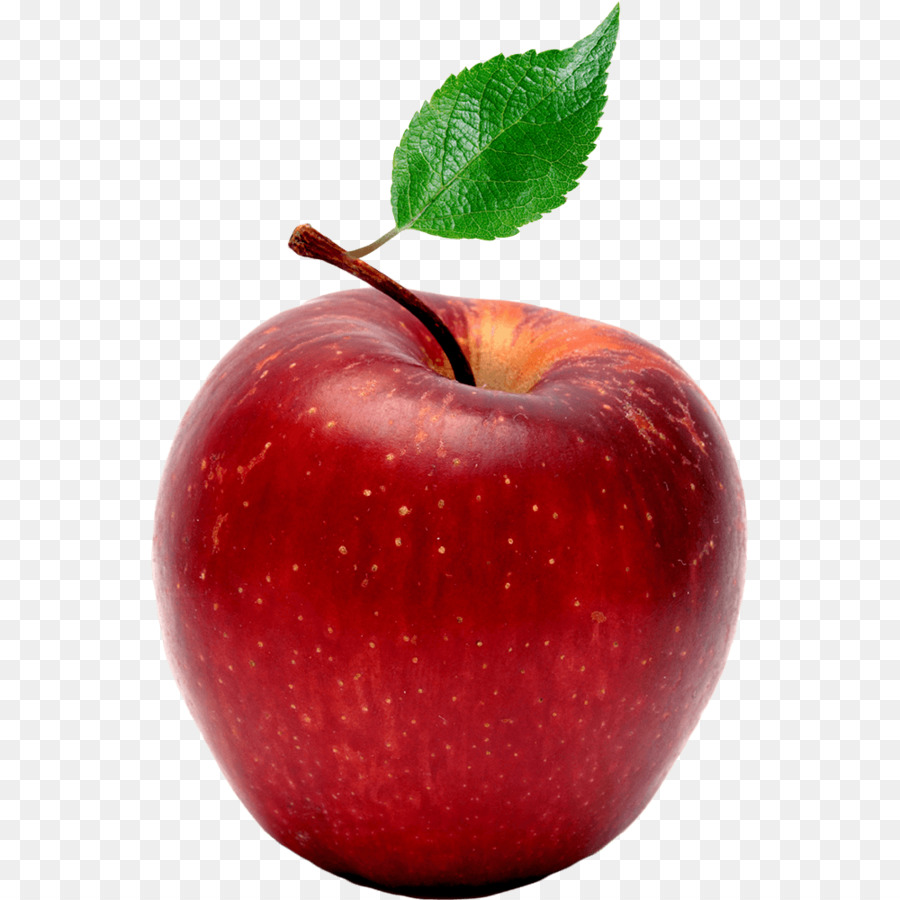
#> input picture Snake/RealApple.png, 900 x 900 px, given in place of the camera
$ python TrackColor.py
#> lines starting #> are read from the running program, lines starting #| are printed output that depends on the picture; after the words box and inside, x2 and y2 are one past the last pixel; in counts of white or black regions, pixels touching at a corner belong together
import cv2

import numpy as np

def nuthin(x):
    pass

cap=cv2.VideoCapture(0)

cv2.namedWindow("Trackbars")
cv2.createTrackbar("L-H", "Trackbars",0,180,nuthin)
#> slider 'L-H' is set to 36
cv2.createTrackbar("L-S", "Trackbars",0,255,nuthin)
#> slider 'L-S' is set to 51
cv2.createTrackbar("L-V", "Trackbars",0,255,nuthin)
#> slider 'L-V' is set to 51
cv2.createTrackbar("U-H", "Trackbars",0,179,nuthin)
#> slider 'U-H' is set to 179
cv2.createTrackbar("U-S", "Trackbars",0,255,nuthin)
#> slider 'U-S' is set to 255
cv2.createTrackbar("U-V", "Trackbars",0,255,nuthin)
#> slider 'U-V' is set to 255

#def getValues():


while True:
    ret,frame=cap.read()
#> frame is the input picture: shape (900, 900, 3); mean B, G, R 164.8, 167.6, 206.4

    hsv=cv2.cvtColor(frame, cv2.COLOR_BGR2HSV)
#> hsv: shape (900, 900, 3); mean H, S, V 43.8, 80.3, 209.8


    l_h=cv2.getTrackbarPos("L-H","Trackbars")
    l_s=cv2.getTrackbarPos("L-S", "Trackbars")
    l_v=cv2.getTrackbarPos("L-V", "Trackbars")

    u_h=cv2.getTrackbarPos("U-H", "Trackbars")
    u_s=cv2.getTrackbarPos("U-S", "Trackbars")
    u_v=cv2.getTrackbarPos("U-V", "Trackbars")

    lower_bound=np.array([l_h,l_s,l_v])

    upper_bound=np.array([u_h,u_s,u_v])

    #Create mask

    mask=cv2.inRange(hsv, lower_bound, upper_bound)
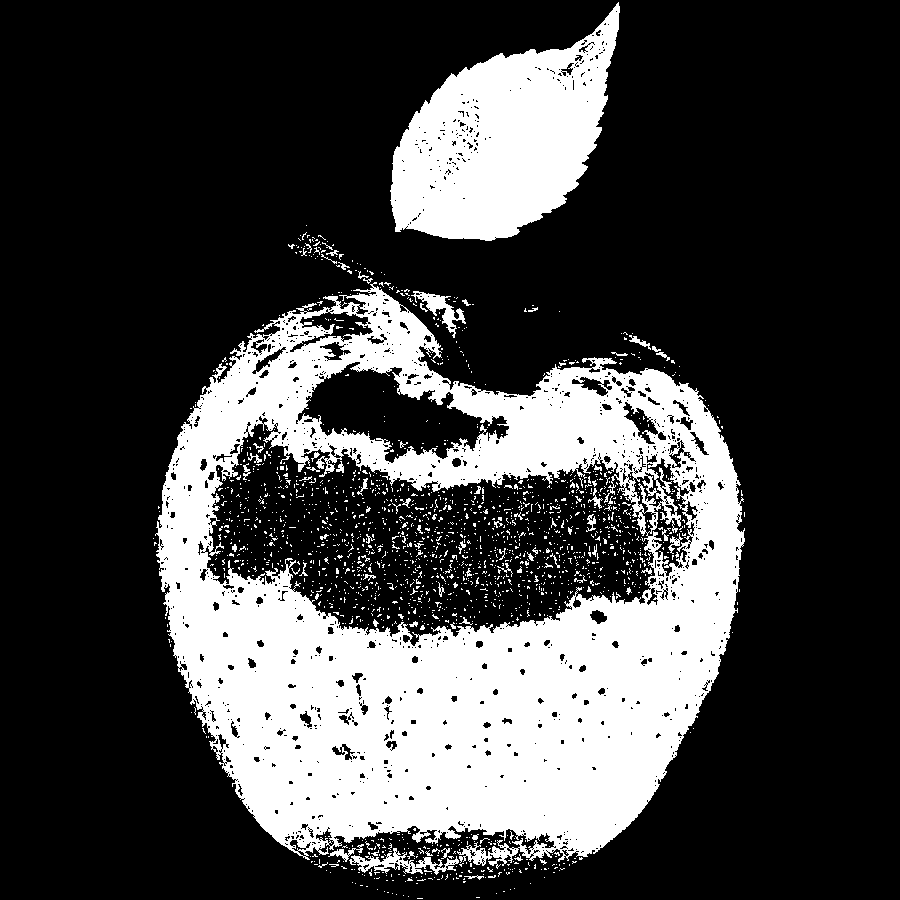
#> mask: shape (900, 900); 26.2% white; 1838 white regions (1763 under 20 px), largest, box (x1, y1, x2, y2) and area: (155, 282, 745, 869) 169859, (390, 2, 620, 241) 31849, (349, 848, 459, 875) 1015

    final=cv2.bitwise_and(frame, frame, mask=mask)
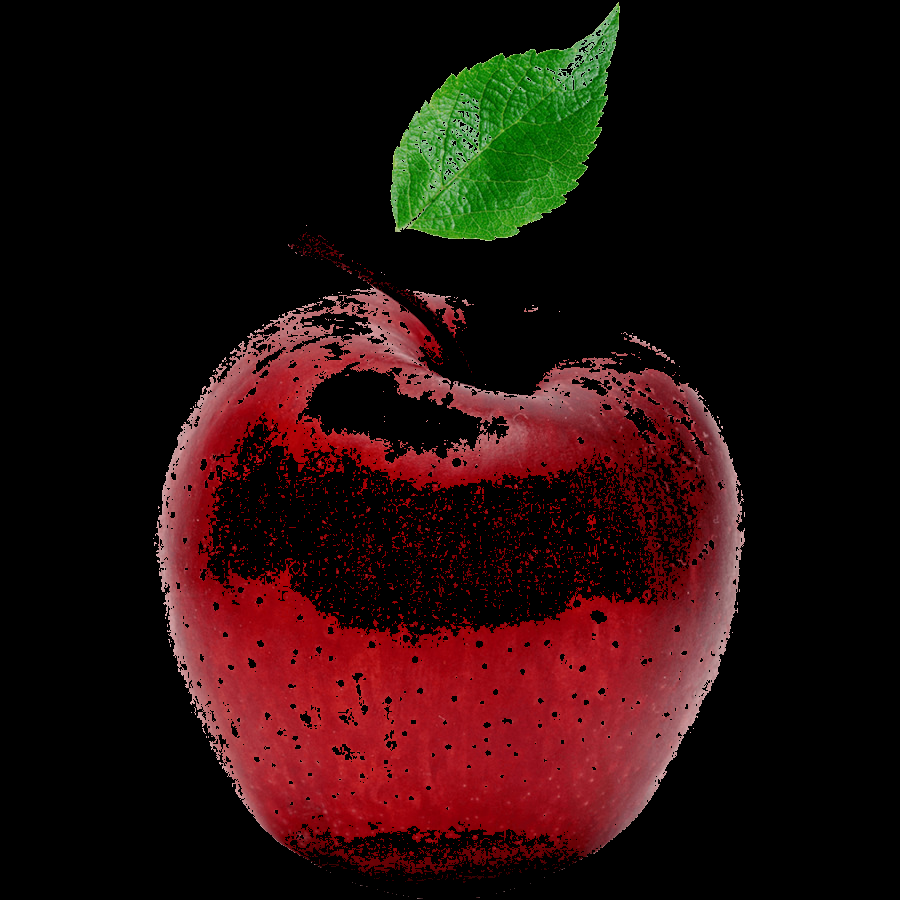
#> final: shape (900, 900, 3); mean B, G, R 11.5, 13.5, 37.1


    cv2.imshow('Hi',frame)
    cv2.imshow('mask', final)
    key=cv2.waitKey(1)
#> (key Esc is pressed here)
    if(key==120):# ascii code X=120
        break


cap.release()
cv2.destroyAllWindows()
